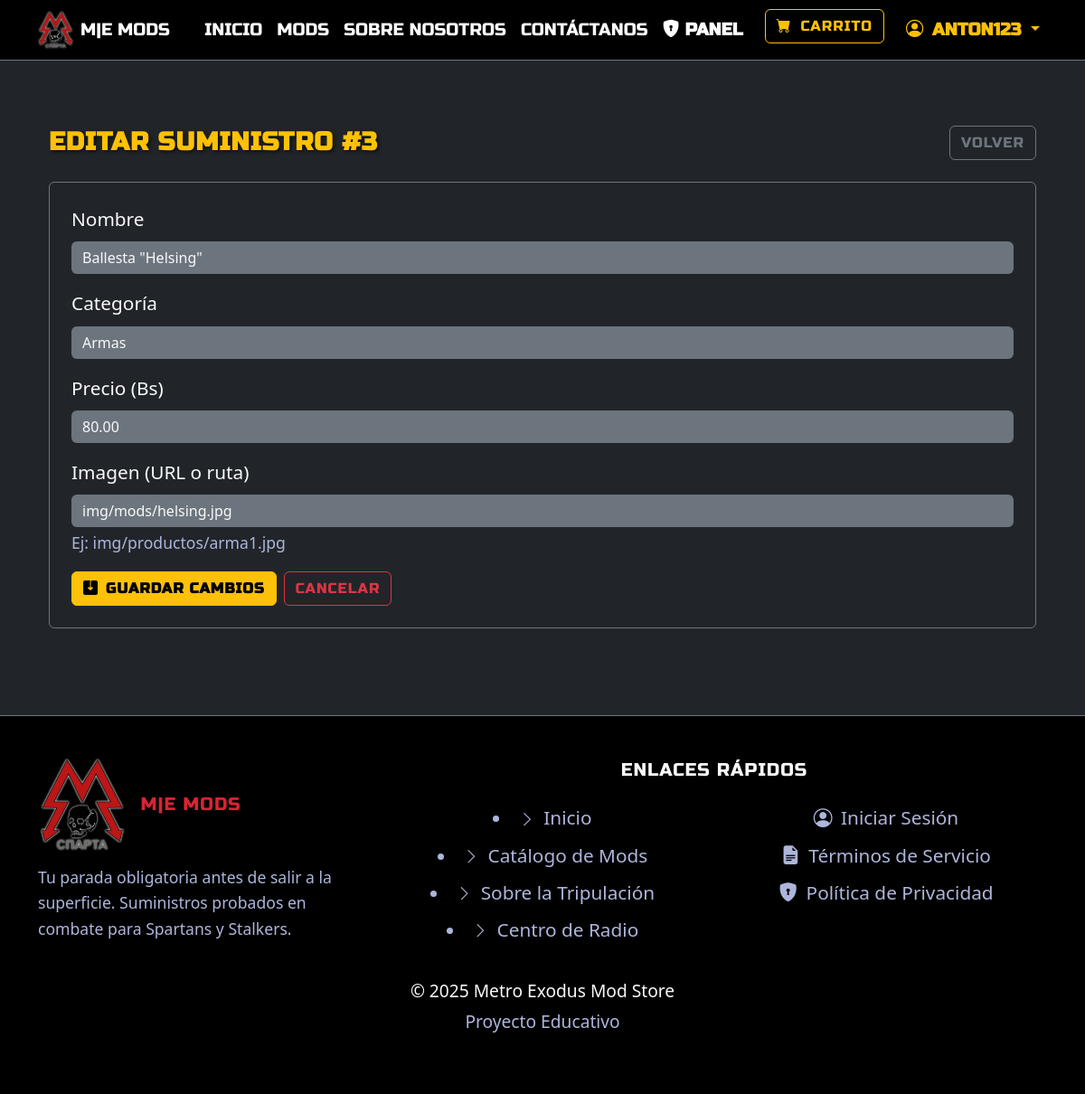
Screenshot of /index.php?pagina=admin_editar&id=3 (signed in) with the database file from the repository.
### tables this page shows
CREATE TABLE PRODUCTOS (
    COD_PROD INT UNSIGNED NOT NULL AUTO_INCREMENT,
    NOMBRE_PRODUCTO varchar(100) NOT NULL,
    PRECIO DECIMAL(10,2) NOT NULL,
     
    DESCRIPCION TEXT NULL,
    IMAGEN VARCHAR(255) NOT NULL DEFAULT 'img/placeholder.jpg',
    CATEGORIA VARCHAR(50) NOT NULL DEFAULT 'Suministros',
    PRIMARY KEY (COD_PROD)
);

### views/pages/admin_editar.php (the view, shortened to what this page needs)
<?php
$hostname="localhost";
$basedatos="metro_bd";
$usuario="root";
$contrasena="";
$mysqli = new mysqli($hostname,$usuario,$contrasena,$basedatos);
$id = isset($_GET['id']) ? (int)$_GET['id'] : 0;
$stmt = $mysqli->prepare("SELECT COD_PROD, NOMBRE_PRODUCTO, CATEGORIA, PRECIO, IMAGEN FROM PRODUCTOS WHERE COD_PROD=?");
$stmt->bind_param("i",$id);
$stmt->execute();
$prod = $stmt->get_result()->fetch_assoc();
?>
<div class="container py-5">
    <div class="d-flex justify-content-between align-items-center mb-4">
        <h3 class="text-warning fw-bold mb-0">EDITAR SUMINISTRO #<?php echo (int)$prod['COD_PROD']; ?></h3>
        <a href="index.php?pagina=mods" class="btn btn-outline-secondary">Volver</a>
    </div>
    <div class="card bg-dark border-secondary text-light">
        <div class="card-body p-4">
            <form method="POST" action="index.php?pagina=api_admin_actualizar">
                <div class="mb-3">
                    <label class="form-label">Nombre</label>
                    <input class="form-control bg-secondary text-light border-0"
                           name="nombre" required
                           value="<?php echo htmlspecialchars($prod['NOMBRE_PRODUCTO']); ?>">
                </div>
                <div class="mb-3">
                    <label class="form-label">Categoría</label>
                    <input class="form-control bg-secondary text-light border-0"
                           name="categoria" required
                           value="<?php echo htmlspecialchars($prod['CATEGORIA']); ?>">
                </div>
                <div class="mb-3">
                    <label class="form-label">Precio (Bs)</label>
                    <input type="number" step="0.01" min="0"
                           class="form-control bg-secondary text-light border-0"
                           name="precio" required
                           value="<?php echo htmlspecialchars($prod['PRECIO']); ?>">
                </div>
                <div class="mb-3">
                    <label class="form-label">Imagen (URL o ruta)</label>
                    <input class="form-control bg-secondary text-light border-0"
                           name="imagen" required
                           value="<?php echo htmlspecialchars($prod['IMAGEN']); ?>">
                    <small class="text-secondary">Ej: img/productos/arma1.jpg</small>
                </div>
                <div class="d-flex gap-2">
                    <button class="btn btn-warning fw-bold">
                        <i class="bi bi-save2-fill me-2"></i>Guardar cambios
                    </button>
                    <a class="btn btn-outline-danger"
                       href="index.php?pagina=mods">
                       Cancelar
                    </a>
                </div>
            </form>
        </div>
    </div>
</div>

### public/css/estilos.css (style rules this page uses)
:root { --spartan-red: #d92332; --metro-yellow: #ffc107; }
body { font-size: 1.3rem; background-color: #212529; line-height: 1.6; }
h1, h2, h3, h4, h5, h6, th { font-family: 'Russo One', sans-serif; text-transform: uppercase; letter-spacing: 1px; color: var(--spartan-red) !important; text-shadow: 2px 2px 4px rgba(0, 0, 0, 0.6); }
.btn { font-family: "Russo One", sans-serif; text-transform: uppercase; letter-spacing: 1px; }
.text-warning { color: var(--metro-yellow) !important; }
.btn-warning { background-color: var(--metro-yellow) !important; border-color: var(--metro-yellow) !important; color: #000 !important; }
.small, small { font-size: 1.1rem !important; font-weight: normal; }
.text-muted, .text-secondary { color: #adb5db !important; }

### rows the page displays
productos: COD_PROD "3", nombre "Ballesta \"Helsing\"", categoria "Armas", precio "80.00", imagen "img/mods/helsing.jpg"

### other values shown
$nombre_mostrar "ANTON123"
